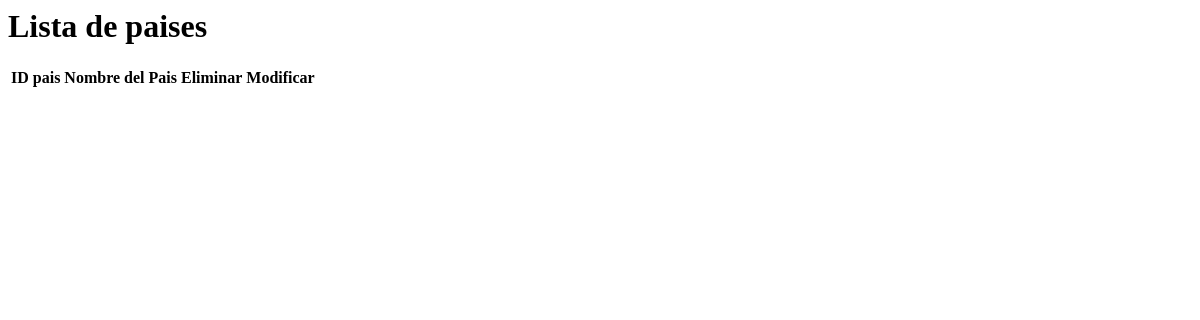
Page /Datos/cargaPais.php on the earlier database version.
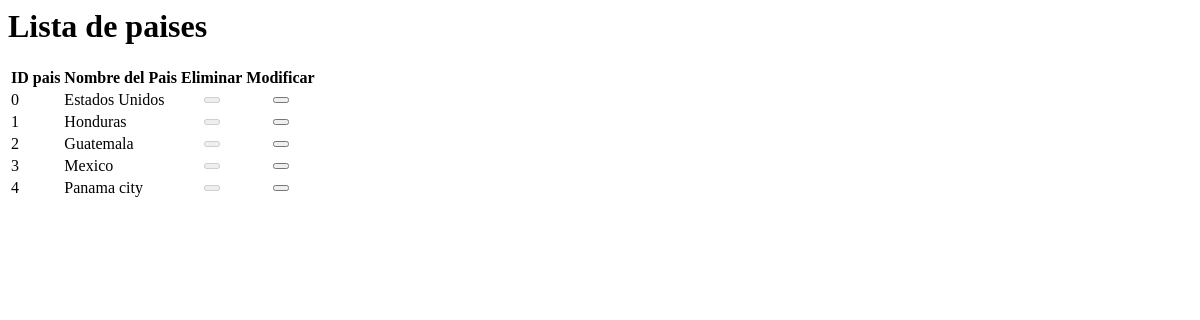
Same page on the later database version.
### tables this page shows
CREATE TABLE IF NOT EXISTS `pais` (
  `Id_pais` int(11) NOT NULL,
  `Nombre_pais` varchar(20) NOT NULL
);

### Datos/cargaPais.php (the view, shortened to what this page needs)
<?php
 $pame = mysql_query("SELECT * FROM pais");
?>
<html lang="es">
<head>
</head>
<body>
    <div class="row">
        <div class="col-lg-12">
            <h1 class="page-header">Lista de paises</h1>
        </div>
    </div>
    <div class="table-responsive">
        <table id="tabla_paises"  class="table table-bordered table-hover table-striped">
            <thead>
        <tr>
            <th><strong>ID pais</strong></th>
            <th><strong>Nombre del Pais</strong></th>
            <th><strong>Eliminar</strong></th>
            <th><strong>Modificar</strong></th>
        </tr>
            </thead>
      <tbody>
        <?php
        while ($row = mysql_fetch_array($pame)) {
            $id = $row['Id_pais'];
         ?>
          <tr>
                  <td id="id4"><?php echo $id ?></td>
                  <td><div class="text" id="npais-<?php echo $id ?>"><?php echo $row['Nombre_pais'] ?></div></td>
<?php
  if($_SESSION['rol_ID'] != 100){
             echo'      <td> <center>
             <button class="elimina btn btn-danger glyphicon glyphicon-trash" disabled="TRUE"></button>
          </center></td> ';
  }else{
    echo'   <td> <center>
              <button class="elimina btn btn-danger glyphicon glyphicon-trash"></button>
       </center></td> ';
  }
?>
            <td>
            <center>
                <button   type="button"  id="editar" href="#" class="editarb btn btn-primary glyphicon glyphicon-edit" >
                </button>
            </center>
            </td>
    </tr>
   <?php } ?>
 </tbody>
    </table>
    </div>
</body>
</html>

Differences in the rows shown:
added pais: Id_pais "0", Nombre_pais "Estados Unidos"
added pais: Id_pais "1", Nombre_pais "Honduras"
added pais: Id_pais "2", Nombre_pais "Guatemala"
added pais: Id_pais "3", Nombre_pais "Mexico"
added pais: Id_pais "4", Nombre_pais "Panama city"
